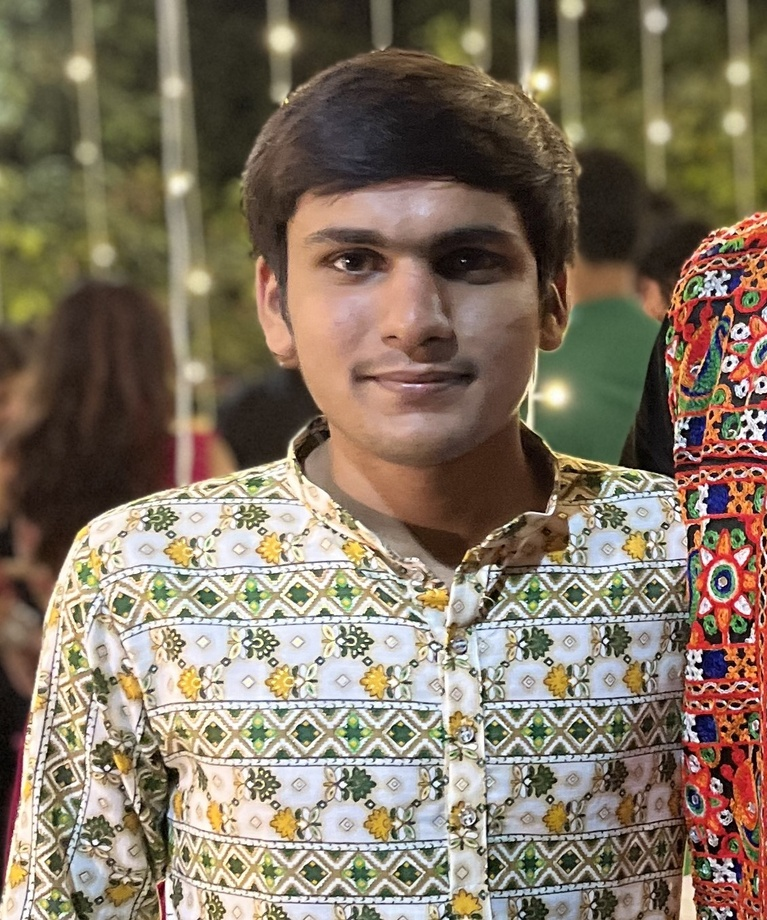
#> input picture dataset/janak/IMG_2749.JPG, 767 x 920 px, shrunk from 1129 x 1353 before the run, found by its file name; its folder holds only this picture in this run
$ python face_train.py
#> lines starting #> are read from the running program, lines starting #| are printed output that depends on the picture
import os
import cv2 as cv
import numpy as np
import caer

# pepole = ['Ben Afflek', 'Elton John', 'Jerry Seinfield', 'Madonna', 'Mindy Kaling']
DIR = r'E:\OPEN CV\face_recognizer\dataset'
# [10 lines of commented-out code are left out]
pepole = ['janak', 'manthan']

haar_cascade = cv.CascadeClassifier('haar_face.xml')

features = []
labels = []

def create_train():
    for person in pepole:
        path = os.path.join(DIR, person)
        labol = pepole.index(person)

        for img in os.listdir(path):
            img_path = os.path.join(path,img)
            img_array =  cv.imread(img_path)
#> img_array is the input picture: shape (920, 767, 3); mean B, G, R 99.1, 117, 130.8


            gray = cv.cvtColor(img_array, cv.COLOR_BGR2GRAY)
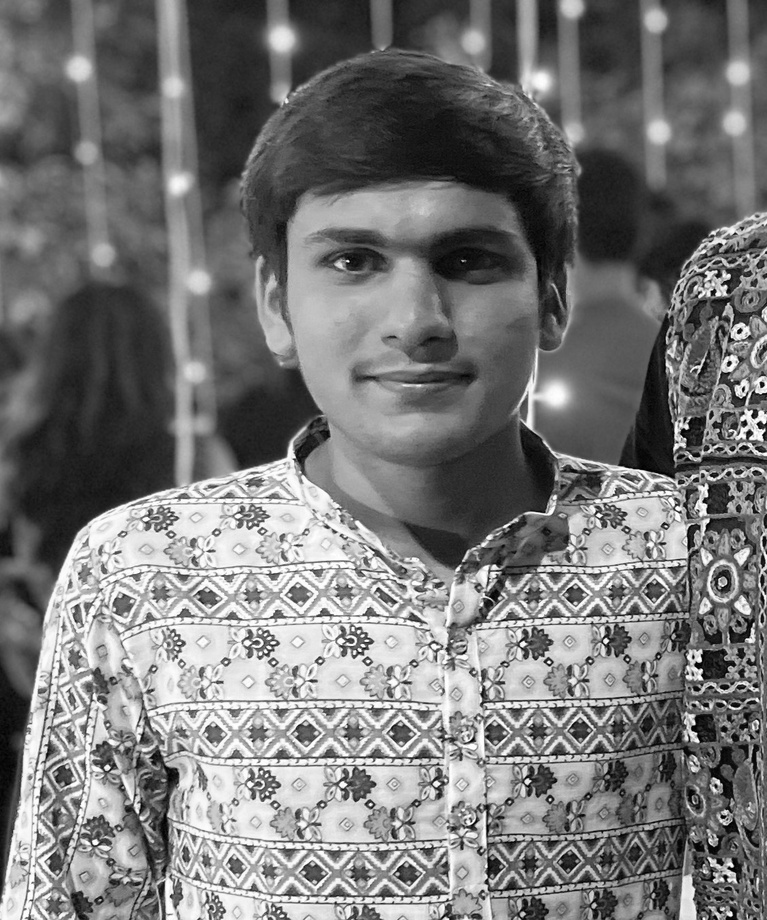
#> gray: shape (920, 767); min 0, max 255, mean 119.1
            faces_rect = haar_cascade.detectMultiScale(gray,scaleFactor=1.1,minNeighbors=4)
#> faces_rect = [[263, 145, 299, 299]]

            for (x,y,w,h) in faces_rect:
                faces_roi = gray[y:y+h, x:x+w]
                features.append(faces_roi)
                labels.append(labol)
#> this loop made 1 pass
#> pass 1, in create_train, `faces_roi = gray[y:y+h, x:x+w]`:
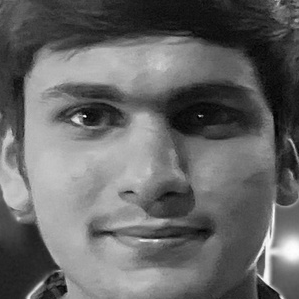
#> faces_roi: shape (299, 299); min 1, max 254, mean 102.4
#> after the loop, features = 1 item; labels = [0]

while True:
    print("Training ------------------- start")
    create_train()
    break

# create_train()
print('Training Done -------------------')

features = np.array(features, dtype='object')
labels = np.array(labels)


face_rego = cv.face.LBPHFaceRecognizer_create()


face_rego.train(features, labels)
face_rego.save('face_rego.yml')
np.save('features.npy', features)
np.save('labels.npy', labels)

$ run again, on dataset/janak/IMG_3525.jpg
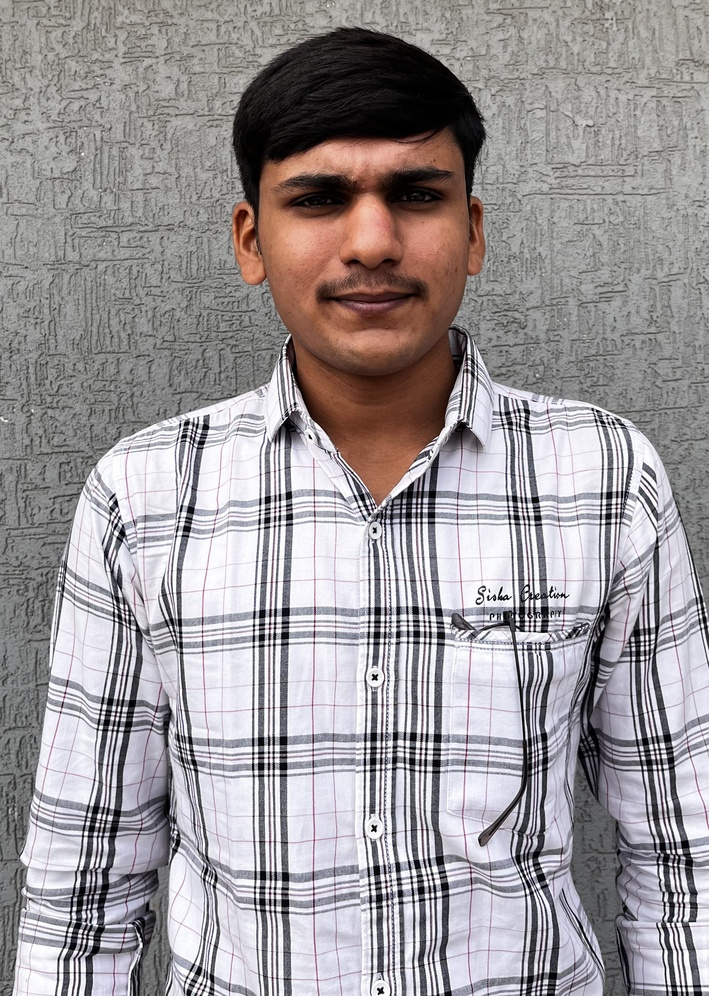
#> input picture dataset/janak/IMG_3525.jpg, 709 x 996 px, shrunk from 2031 x 2853 before the run, found by its file name
#> in create_train, img_array is the input picture: shape (996, 709, 3); mean B, G, R 152.8, 150.4, 155.6
#> in create_train, `gray = cv.cvtColor(img_array, cv.COLOR_BGR2GRAY)`:
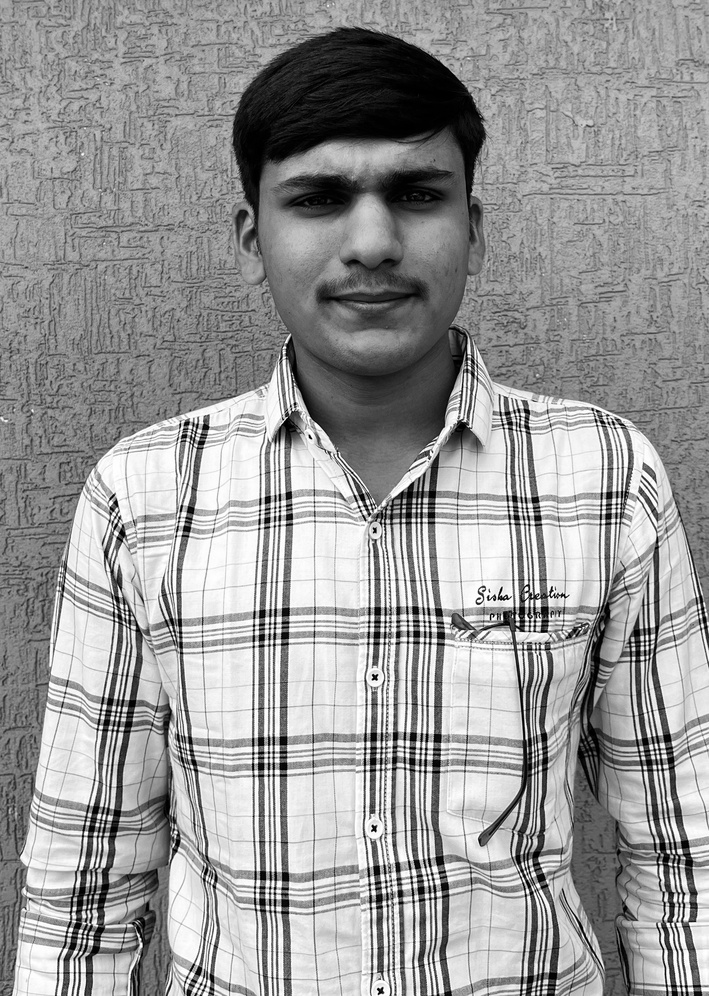
#> gray: shape (996, 709); min 0, max 255, mean 152.2
#> faces_rect = [[588, 642, 51, 51], [224, 86, 289, 289]]
#> the loop in create_train, `for (x,y,w,h) in faces_rect:` made 2 passes
#> pass 2, in create_train, `faces_roi = gray[y:y+h, x:x+w]`:
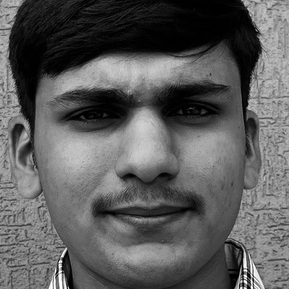
#> faces_roi: shape (289, 289); min 0, max 255, mean 92
#> after the loop in create_train, `for (x,y,w,h) in faces_rect:`: features = 2 items; labels = [0, 0]

$ run again, on dataset/janak/IMG_3606.jpg
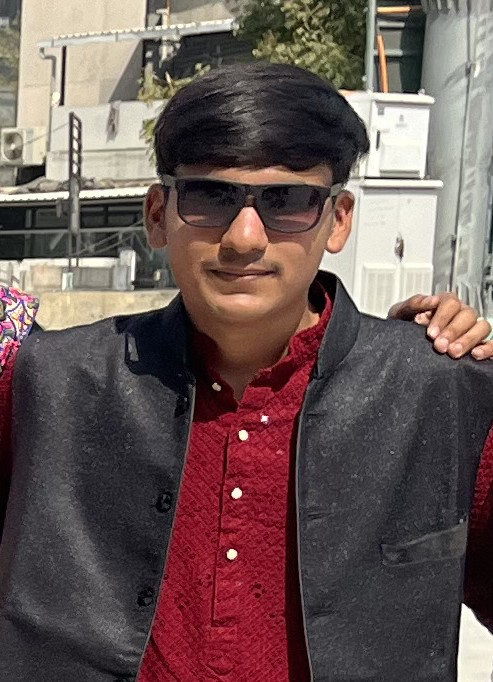
#> input picture dataset/janak/IMG_3606.jpg, 493 x 682 px, found by its file name
#> in create_train, img_array is the input picture: shape (682, 493, 3); mean B, G, R 85.6, 87.7, 106.4
#> in create_train, `gray = cv.cvtColor(img_array, cv.COLOR_BGR2GRAY)`:
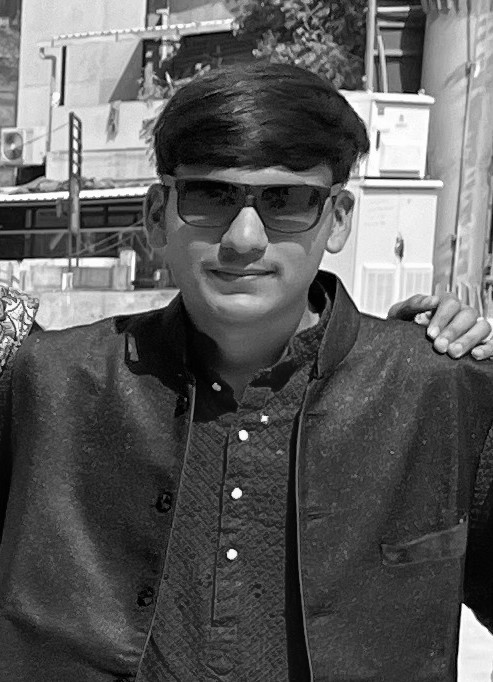
#> gray: shape (682, 493); min 0, max 255, mean 93
#> faces_rect = [[147, 127, 200, 200]]
#> the loop in create_train, `for (x,y,w,h) in faces_rect:` made 1 pass
#> pass 1, in create_train, `faces_roi = gray[y:y+h, x:x+w]`:
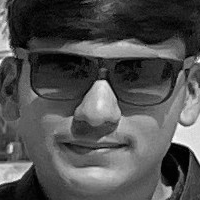
#> faces_roi: shape (200, 200); min 0, max 254, mean 80.5
#> after the loop in create_train, `for (x,y,w,h) in faces_rect:`: features = 1 item; labels = [0]
